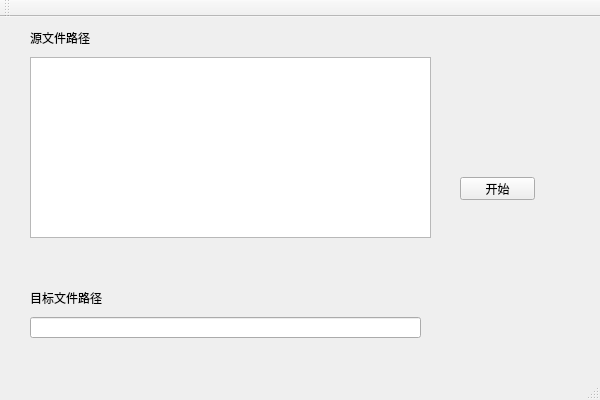
<?xml version="1.0" encoding="UTF-8"?>
<ui version="4.0">
 <class>TextFileListToOneFileClass</class>
 <widget class="QMainWindow" name="TextFileListToOneFileClass">
  <property name="geometry">
   <rect>
    <x>0</x>
    <y>0</y>
    <width>600</width>
    <height>400</height>
   </rect>
  </property>
  <property name="windowTitle">
   <string>TextFileListToOneFile</string>
  </property>
  <widget class="QWidget" name="centralWidget">
   <widget class="QTextEdit" name="m_textOrcPaths">
    <property name="geometry">
     <rect>
      <x>30</x>
      <y>40</y>
      <width>401</width>
      <height>181</height>
     </rect>
    </property>
   </widget>
   <widget class="QLabel" name="label">
    <property name="geometry">
     <rect>
      <x>30</x>
      <y>10</y>
      <width>151</width>
      <height>21</height>
     </rect>
    </property>
    <property name="text">
     <string>源文件路径</string>
    </property>
   </widget>
   <widget class="QLineEdit" name="m_lineEditDestPath">
    <property name="geometry">
     <rect>
      <x>30</x>
      <y>300</y>
      <width>391</width>
      <height>21</height>
     </rect>
    </property>
   </widget>
   <widget class="QLabel" name="label_2">
    <property name="geometry">
     <rect>
      <x>30</x>
      <y>270</y>
      <width>151</width>
      <height>21</height>
     </rect>
    </property>
    <property name="text">
     <string>目标文件路径</string>
    </property>
   </widget>
   <widget class="QPushButton" name="m_pushButtonBegin">
    <property name="geometry">
     <rect>
      <x>460</x>
      <y>160</y>
      <width>75</width>
      <height>23</height>
     </rect>
    </property>
    <property name="text">
     <string>开始</string>
    </property>
   </widget>
  </widget>
  <widget class="QMenuBar" name="menuBar">
   <property name="geometry">
    <rect>
     <x>0</x>
     <y>0</y>
     <width>600</width>
     <height>23</height>
    </rect>
   </property>
  </widget>
  <widget class="QToolBar" name="mainToolBar">
   <attribute name="toolBarArea">
    <enum>TopToolBarArea</enum>
   </attribute>
   <attribute name="toolBarBreak">
    <bool>false</bool>
   </attribute>
  </widget>
  <widget class="QStatusBar" name="statusBar"/>
 </widget>
 <layoutdefault spacing="6" margin="11"/>
 <resources>
  <include location="textfilelisttoonefile.qrc"/>
 </resources>
 <connections/>
</ui>
